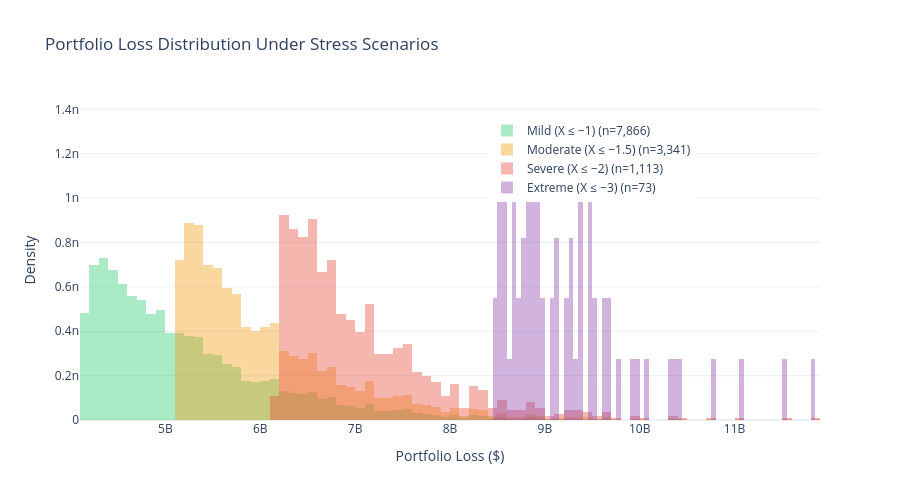

The code cell stored with this chart in its notebook:
### Markdown cell above
### Stress Testing the Latent Factor - Recession scenario


We condition on $X \leq x^*$ for various stress levels and examine the resulting loss distribution

### Code cell
stress_levels = {
    'Mild (X ≤ −1)':   (-np.inf, -1),
    'Moderate (X ≤ −1.5)': (-np.inf, -1.5),
    'Severe (X ≤ −2)':     (-np.inf, -2),
    'Extreme (X ≤ −3)':    (-np.inf, -3),
}

stress_colors = ['#2ecc71', '#f39c12', '#e74c3c', '#8e44ad']

print("Stress Test Results")
print(f"{'Scenario':<25s} {'# Paths':>10s} {'Mean Loss':>12s} {'VaR 99%':>12s} "
      f"{'ES 99%':>12s} {'Default Rate':>14s}")
print("-" * 90)

fig = go.Figure()

for (name, (x_lo, x_hi)), color in zip(stress_levels.items(), stress_colors):
    mask = (X_draws >= x_lo) & (X_draws <= x_hi)
    n_paths = mask.sum()
    
    if n_paths < 10:
        print(f"  {name:<23s} -- insufficient paths ({n_paths}) --")
        continue
        
    stressed_losses = losses[mask]
    stressed_dr = portfolio_default_rate[mask]
    
    var_99 = np.percentile(stressed_losses, 99)
    es_99 = stressed_losses[stressed_losses >= var_99].mean()

    print(f"  {name:<23s} {n_paths:>10,d} ${stressed_losses.mean():>11,.0f} "
          f"${var_99:>11,.0f} ${es_99:>11,.0f} {stressed_dr.mean():>14.2%}")

    fig.add_trace(go.Histogram(
        x=stressed_losses, name=f"{name} (n={n_paths:,})", 
        opacity=0.4, marker_color=color, 
        histnorm='probability density', nbinsx=80
    ))

print("-" * 90)
print(f"Note: Unconditional EL = ${losses.mean():,.0f}, VaR 99% = ${np.percentile(losses, 99):,.0f}")

fig.update_layout(
    title="Portfolio Loss Distribution Under Stress Scenarios",
    xaxis_title="Portfolio Loss ($)",
    yaxis_title="Density",
    barmode='overlay',
    template="plotly_white", height=500,
    legend=dict(x=0.55, y=0.95)
)
fig.show()

### Figure 1 — Plotly figure (JSON) as saved in the notebook; plotly's stock layout.template omitted (floating-point values rounded to 4 significant figures; data arrays with more than 128 entries replaced by an {"elided": "..."} marker saying what was removed)
{"data": [{"histnorm": "probability density", "marker": {"color": "#2ecc71"}, "name": "Mild (X ≤ −1) (n=7,866)", "nbinsx": 80, "opacity": 0.4, "type": "histogram", "x": {"elided": "7866 float values"}}, {"histnorm": "probability density", "marker": {"color": "#f39c12"}, "name": "Moderate (X ≤ −1.5) (n=3,341)", "nbinsx": 80, "opacity": 0.4, "type": "histogram", "x": {"elided": "3341 float values"}}, {"histnorm": "probability density", "marker": {"color": "#e74c3c"}, "name": "Severe (X ≤ −2) (n=1,113)", "nbinsx": 80, "opacity": 0.4, "type": "histogram", "x": {"elided": "1113 float values"}}, {"histnorm": "probability density", "marker": {"color": "#8e44ad"}, "name": "Extreme (X ≤ −3) (n=73)", "nbinsx": 80, "opacity": 0.4, "type": "histogram", "x": [8672000000.0, 8516000000.0, 9060000000.0, 8899000000.0, 8738000000.0, 9526000000.0, 10400000000.0, 8990000000.0, 8797000000.0, 9682000000.0, 9975000000.0, 8869000000.0, 8486000000.0, 8505000000.0, 8575000000.0, 8810000000.0, 9458000000.0, 8568000000.0, 8867000000.0, 8509000000.0, 10070000000.0, 9665000000.0, 9224000000.0, 8869000000.0, 9466000000.0, 9644000000.0, 8612000000.0, 8991000000.0, 9285000000.0, 8822000000.0, 8921000000.0, 10760000000.0, 10330000000.0, 9320000000.0, 8676000000.0, 8578000000.0, 9381000000.0, 9252000000.0, 9118000000.0, 8793000000.0, 8889000000.0, 8536000000.0, 9478000000.0, 8541000000.0, 9145000000.0, 9268000000.0, 8816000000.0, 8582000000.0, 11810000000.0, 10400000000.0, 9503000000.0, 8682000000.0, 9096000000.0, 8930000000.0, 11100000000.0, 8754000000.0, 8817000000.0, 9135000000.0, 9750000000.0, 8906000000.0, 8575000000.0, 9648000000.0, 9378000000.0, 8671000000.0, 9483000000.0, 8470000000.0, 9392000000.0, 9398000000.0, 9246000000.0, 8912000000.0, 9930000000.0, 11530000000.0, 8730000000.0]}], "layout": {"barmode": "overlay", "height": 500, "legend": {"x": 0.55, "y": 0.95}, "title": {"text": "Portfolio Loss Distribution Under Stress Scenarios"}, "xaxis": {"title": {"text": "Portfolio Loss ($)"}}, "yaxis": {"title": {"text": "Density"}}}}
